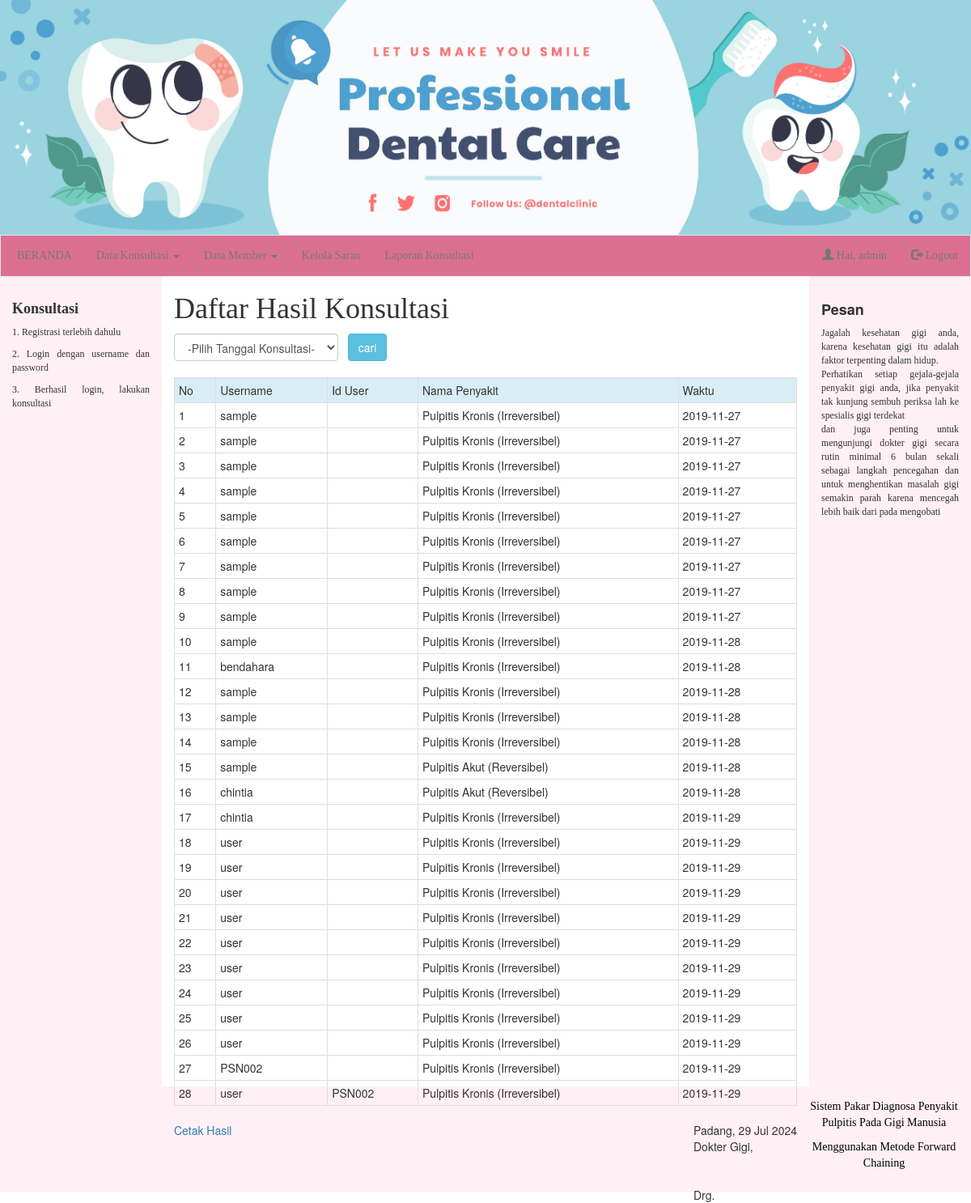
The app's page /laporan/diagnosa.php (signed in) with its own data.
### tables this page shows
CREATE TABLE IF NOT EXISTS `tbhasil_konsultasi` (
  `id_hasil` int(11) NOT NULL auto_increment,
  `id_user` varchar(20) NOT NULL,
  `username` varchar(20) NOT NULL,
  `id_penyakit` varchar(5) NOT NULL,
  `tgl_hasil` date NOT NULL,
  `gejala_dipilih` text NOT NULL,
  PRIMARY KEY  (`id_hasil`)
);

CREATE TABLE IF NOT EXISTS `penyakit` (
  `id_penyakit` varchar(5) NOT NULL,
  `nm_penyakit` varchar(70) NOT NULL,
  `keterangan` text NOT NULL
);

### laporan/diagnosa.php (the view, shortened to what this page needs)
<?php
include "../library.php";
style(2); ?>
<body>
<?php
function menu2(){
	?>
	<div class=' text-center'>
	<img src='/pakar/gambar/banner6.jpg' alt='pakar' class='img img-responsive'>
	<nav class='navbar navbar-default' style='
	background-color: #DB7093;
	font-family:serif;
	'>
    <div class='collapse navbar-collapse' id='myNavbar'>
    <ul class='nav navbar-nav'>
    <li class=''><a href='../../pakar'>BERANDA</a></li>
    </ul>
    <ul class='nav navbar-nav'>
  <?php
    if(isset($_SESSION['id_tipe'])){
    switch($_SESSION['id_tipe']){
		case 1 : {
			echo "
			<li class='dropdown'>
			<a class='dropdown-toggle' data-toggle='dropdown' href='/pakar/kelola_member/member.php'>Data Konsultasi
			<span class='caret'></span></a>
			<ul class='dropdown-menu'>
			<li><a href='/pakar/kelola_penyakit/penyakit.php'>Kelola penyakit</a></li>
			<li><a href='/pakar/kelola_gejala/gejala.php'>Kelola gejala</a></li>
			<li><a href='/pakar/kelola_rule/rule.php'>Kelola rule</a></li>
			</ul>
			</li>
			<li class='dropdown'>
			<a class='dropdown-toggle' data-toggle='dropdown' href=#'>Data Member
			<span class='caret'></span></a>
			<ul class='dropdown-menu'>
			<li><a href='/pakar/kelola_member/member.php'>Kelola Member</a></li>
			</ul>
			</li>
			<li><a href='/pakar/kelola_saran/saran.php'>Kelola Saran</a></li>
			<li><a href='diagnosa.php'>Laporan Konsultasi</a></li>
			";
			break;}
		}
	} else {
		echo "<li><a href='galeri.php'>GALERI</a></li>";
		echo "<li><a href='informasi_penyakit.php'>INFORMASI PENYAKIT</a></li>";
		echo "<li><a href='saran.php'>KRITIK &amp; SARAN</a></li>";
	}
	echo "</ul><ul class='nav navbar-nav navbar-right'>";
	if(!isset($_SESSION['username'])){
	echo "
	<li><a href='login.php'><span class='glyphicon glyphicon-log-in'></span> Login</a></li>
	<li><a href='registrasi.php'><span class='glyphicon glyphicon-log-in'></span> Registrasi</a></li>
	";
	}
	else {
	echo "
	<li><a href='/pakar'><span class='glyphicon glyphicon-user'></span> Hai, {$_SESSION['username']}</a></li>
	<li><a href='/pakar/logout.php'><span class='glyphicon glyphicon-log-out'></span> Logout</a></li>
	";
	}
	echo "</ul></div></div></nav>";
}
menu2();
include "../template/kiri.php";
?>
<h1 class="style1">Daftar Hasil Konsultasi</h1>
<?php
if(@$_POST['cari']){
if($_SESSION['id_tipe'] == 1) {
	$kueri = mysqli_query($koneksi,"select * from tbhasil_konsultasi,penyakit where tbhasil_konsultasi.id_penyakit=penyakit.id_penyakit and tbhasil_konsultasi.tgl_hasil like '$_POST[tanggal]%' group by tbhasil_konsultasi.tgl_hasil;");
	}
	else{
	$kueri = mysqli_query($koneksi,"select * from tbhasil_konsultasi,penyakit where tbhasil_konsultasi.id_penyakit=penyakit.id_penyakit and tbhasil_konsultasi.username='{$_SESSION['username']}' and tbhasil_konsultasi.tgl_hasil like '$_POST[tanggal]%' group by tbhasil_konsultasi.tgl_hasil;");
	}
	}else{
	if($_SESSION['id_tipe'] == 1) {
	$kueri = mysqli_query($koneksi,"select * from tbhasil_konsultasi,penyakit where tbhasil_konsultasi.id_penyakit=penyakit.id_penyakit;");
	}
	else{
	$kueri = mysqli_query($koneksi,"select * from tbhasil_konsultasi,penyakit where tbhasil_konsultasi.id_penyakit=penyakit.id_penyakit and tbhasil_konsultasi.username='{$_SESSION['username']}' group by tbhasil_konsultasi.tgl_hasil;");
	}
	}
$no=1;
?>
<form name="dd" action="diagnosa.php" method="POST"/>
<table><tr>
<td>
<select name="tanggal" id="tanggal" onChange="changeValue(this.value)"class="form-control">
<option value=0>-Pilih Tanggal Konsultasi-</option>
</select> </td> <td> &nbsp;&nbsp;&nbsp;<input name="cari" type="submit" value="cari" class='btn btn-info' /> </td>
</tr>
</table>
<br>
<table class="table table-condensed table-bordered">
<tr class="info">
	<td>No</td>
<?php
if($_SESSION['id_tipe'] == 1) echo "<td>Username</td>";
?>
<?php
if($_SESSION['id_tipe'] == 1) echo "<td>Id User</td>";
?>
	<td>Nama Penyakit</td>
	<td>Waktu</td>
</tr>
<?php
if(mysqli_num_rows($kueri) < 1) echo "<tr><td class='text-center' colspan=3><strong>Data Hasil Konsultasi Kosong...</strong></td></tr>";
		else {
			while ($isi=mysqli_fetch_array($kueri,MYSQLI_BOTH)){
				echo "
				<tr>
				<td>$no</td>";
				if($_SESSION['id_tipe'] == 1) echo "<td>{$isi['username']}</td>";
				if($_SESSION['id_tipe'] == 1) echo "<td>{$isi['id_user']}</td>";
				echo "
				<td>{$isi['nm_penyakit']}</td>
				<td>{$isi['tgl_hasil']}</td>
				</tr>
				";
				$no++;
				}
			}
?>
</table>
<a href="laporan_diagnosa.php" target="_blank"> Cetak Hasil</a>
<?php
echo "<table align='right'>";
$tgl = date('d M Y');
echo "<tr><td>Padang, $tgl</tr></td>";
if($_SESSION['id_tipe'] == 1) {
echo "<tr><td>Dokter Gigi,</tr></td>";
echo "<tr><td><em>&nbsp;</em></tr></td>";
echo "<tr><td><em>&nbsp;</em></tr></td>";
	echo "<tr><td>Drg.</tr></td>";
	}
	else{
	echo "<tr><td>Member,</tr></td>";
echo "<tr><td><em>&nbsp;</em></tr></td>";
echo "<tr><td><em>&nbsp;</em></tr></td>";
echo "<tr><td>$_SESSION[username]</tr></td>";
	}
echo "</table>";
?>
<?php
include "../template/kanan.php";
include "../template/footer.php";
?>

### template/style.php (style rules this page uses)
.navbar { margin-bottom: 0; background-color: #DB7093; border-radius: 0; }
.navbar-collapse { padding-right: 15px; padding-left: 5px; }

### records on screen
tbhasil_konsultasi: username "sample", id_penyakit.nm_penyakit "Pulpitis Kronis (Irreversibel)", tgl_hasil "2019-11-27"
tbhasil_konsultasi: username "sample", id_penyakit.nm_penyakit "Pulpitis Kronis (Irreversibel)", tgl_hasil "2019-11-27"
tbhasil_konsultasi: username "sample", id_penyakit.nm_penyakit "Pulpitis Kronis (Irreversibel)", tgl_hasil "2019-11-27"
tbhasil_konsultasi: username "sample", id_penyakit.nm_penyakit "Pulpitis Kronis (Irreversibel)", tgl_hasil "2019-11-27"
tbhasil_konsultasi: username "sample", id_penyakit.nm_penyakit "Pulpitis Kronis (Irreversibel)", tgl_hasil "2019-11-27"
tbhasil_konsultasi: username "sample", id_penyakit.nm_penyakit "Pulpitis Kronis (Irreversibel)", tgl_hasil "2019-11-27"
tbhasil_konsultasi: username "sample", id_penyakit.nm_penyakit "Pulpitis Kronis (Irreversibel)", tgl_hasil "2019-11-27"
tbhasil_konsultasi: username "sample", id_penyakit.nm_penyakit "Pulpitis Kronis (Irreversibel)", tgl_hasil "2019-11-27"
tbhasil_konsultasi: username "sample", id_penyakit.nm_penyakit "Pulpitis Kronis (Irreversibel)", tgl_hasil "2019-11-27"
tbhasil_konsultasi: username "sample", id_penyakit.nm_penyakit "Pulpitis Kronis (Irreversibel)", tgl_hasil "2019-11-28"
tbhasil_konsultasi: username "bendahara", id_penyakit.nm_penyakit "Pulpitis Kronis (Irreversibel)", tgl_hasil "2019-11-28"
tbhasil_konsultasi: username "sample", id_penyakit.nm_penyakit "Pulpitis Kronis (Irreversibel)", tgl_hasil "2019-11-28"
tbhasil_konsultasi: username "sample", id_penyakit.nm_penyakit "Pulpitis Kronis (Irreversibel)", tgl_hasil "2019-11-28"
tbhasil_konsultasi: username "sample", id_penyakit.nm_penyakit "Pulpitis Kronis (Irreversibel)", tgl_hasil "2019-11-28"
tbhasil_konsultasi: username "sample", id_penyakit.nm_penyakit "Pulpitis Akut (Reversibel)", tgl_hasil "2019-11-28"
tbhasil_konsultasi: username "chintia", id_penyakit.nm_penyakit "Pulpitis Akut (Reversibel)", tgl_hasil "2019-11-28"
tbhasil_konsultasi: username "chintia", id_penyakit.nm_penyakit "Pulpitis Kronis (Irreversibel)", tgl_hasil "2019-11-29"
tbhasil_konsultasi: username "user", id_penyakit.nm_penyakit "Pulpitis Kronis (Irreversibel)", tgl_hasil "2019-11-29"
tbhasil_konsultasi: username "user", id_penyakit.nm_penyakit "Pulpitis Kronis (Irreversibel)", tgl_hasil "2019-11-29"
tbhasil_konsultasi: username "user", id_penyakit.nm_penyakit "Pulpitis Kronis (Irreversibel)", tgl_hasil "2019-11-29"
tbhasil_konsultasi: username "user", id_penyakit.nm_penyakit "Pulpitis Kronis (Irreversibel)", tgl_hasil "2019-11-29"
tbhasil_konsultasi: username "user", id_penyakit.nm_penyakit "Pulpitis Kronis (Irreversibel)", tgl_hasil "2019-11-29"
tbhasil_konsultasi: username "user", id_penyakit.nm_penyakit "Pulpitis Kronis (Irreversibel)", tgl_hasil "2019-11-29"
tbhasil_konsultasi: username "user", id_penyakit.nm_penyakit "Pulpitis Kronis (Irreversibel)", tgl_hasil "2019-11-29"
tbhasil_konsultasi: username "user", id_penyakit.nm_penyakit "Pulpitis Kronis (Irreversibel)", tgl_hasil "2019-11-29"
tbhasil_konsultasi: username "user", id_penyakit.nm_penyakit "Pulpitis Kronis (Irreversibel)", tgl_hasil "2019-11-29"
tbhasil_konsultasi: username "PSN002", id_penyakit.nm_penyakit "Pulpitis Kronis (Irreversibel)", tgl_hasil "2019-11-29"
tbhasil_konsultasi: username "user", id_user "PSN002", id_penyakit.nm_penyakit "Pulpitis Kronis (Irreversibel)", tgl_hasil "2019-11-29"

### other values on screen
$_SESSION['username'] "admin"
